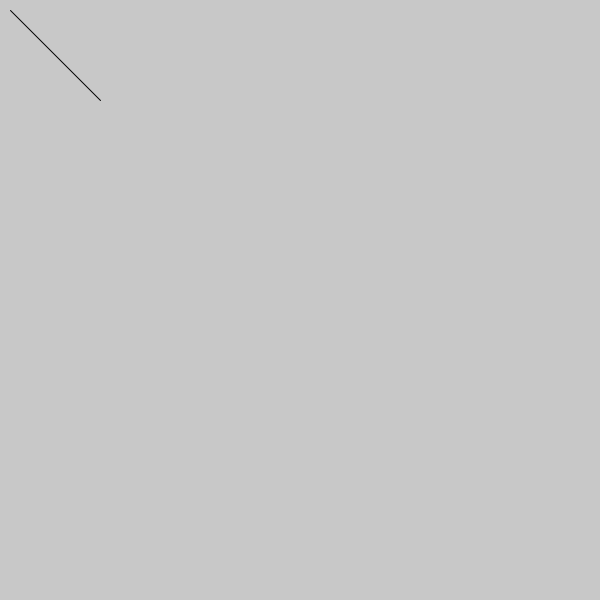
Frame 1 (no input)
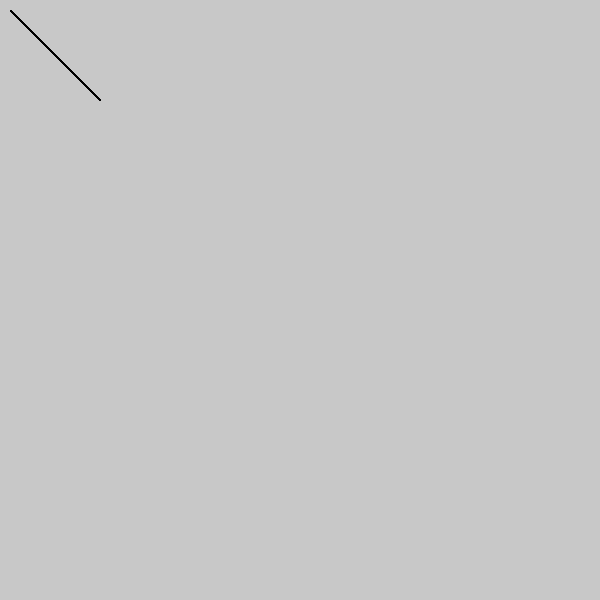
Frame 60 (the mouse pressed at the canvas centre just before this capture)
Frame 120 (the mouse held since frame 60 and released just before this capture): identical to frame 60, image omitted

The Processing sketch that drew these frames (run headless with seeded random() and noise(); from frame 60 on, the mouse is pressed at the canvas centre):

// Processing sketch: Cables_test
// ── Cables_test.pde
Cable c;

void setup(){
  c = new Cable(new PVector(10, 10), new PVector(100, 100));
  size(600, 600);
  background(200);
}

void draw(){
  c.update();
  
}
// ── Cable.pde
class Cable{
  
  PVector startPoint = new PVector();
  PVector endPoint = new PVector();
  
  Cable(PVector startPoint, PVector endPoint){
    
    this.startPoint = startPoint;
    this.endPoint = endPoint;
    
  }
  
  void update(){
    drawCable();
  }
  
  void drawCable(){
    line(startPoint.x, startPoint.y, endPoint.x, endPoint.y);
  }
  
  
}
